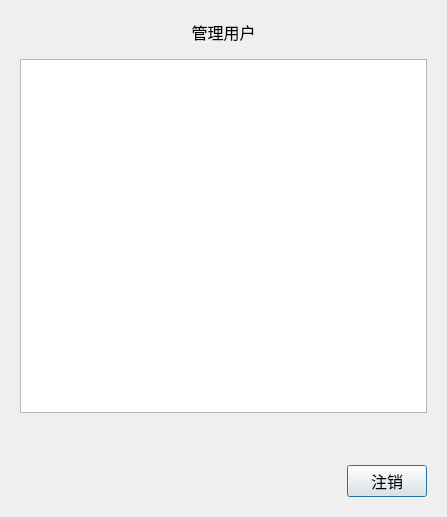
<?xml version="1.0" encoding="UTF-8"?>
<ui version="4.0">
 <class>UserDialog</class>
 <widget class="QDialog" name="UserDialog">
  <property name="geometry">
   <rect>
    <x>0</x>
    <y>0</y>
    <width>447</width>
    <height>517</height>
   </rect>
  </property>
  <property name="windowTitle">
   <string>Dialog</string>
  </property>
  <layout class="QVBoxLayout" name="verticalLayout">
   <property name="spacing">
    <number>15</number>
   </property>
   <property name="leftMargin">
    <number>20</number>
   </property>
   <property name="topMargin">
    <number>20</number>
   </property>
   <property name="rightMargin">
    <number>20</number>
   </property>
   <property name="bottomMargin">
    <number>20</number>
   </property>
   <item>
    <widget class="QLabel" name="label">
     <property name="font">
      <font>
       <family>微软雅黑</family>
       <pointsize>12</pointsize>
      </font>
     </property>
     <property name="text">
      <string>管理用户</string>
     </property>
     <property name="alignment">
      <set>Qt::AlignCenter</set>
     </property>
    </widget>
   </item>
   <item>
    <widget class="QListWidget" name="listWidget">
     <property name="font">
      <font>
       <family>微软雅黑</family>
       <pointsize>12</pointsize>
      </font>
     </property>
     <property name="editTriggers">
      <set>QAbstractItemView::NoEditTriggers</set>
     </property>
    </widget>
   </item>
   <item>
    <widget class="QLabel" name="label_tip">
     <property name="font">
      <font>
       <family>微软雅黑</family>
       <pointsize>11</pointsize>
      </font>
     </property>
     <property name="styleSheet">
      <string notr="true">color: rgb(255, 0, 0);</string>
     </property>
     <property name="text">
      <string> </string>
     </property>
     <property name="alignment">
      <set>Qt::AlignRight|Qt::AlignTrailing|Qt::AlignVCenter</set>
     </property>
    </widget>
   </item>
   <item>
    <layout class="QHBoxLayout" name="horizontalLayout">
     <item>
      <spacer name="horizontalSpacer">
       <property name="orientation">
        <enum>Qt::Horizontal</enum>
       </property>
       <property name="sizeHint" stdset="0">
        <size>
         <width>40</width>
         <height>20</height>
        </size>
       </property>
      </spacer>
     </item>
     <item>
      <widget class="QPushButton" name="pushButton">
       <property name="font">
        <font>
         <family>微软雅黑</family>
         <pointsize>12</pointsize>
        </font>
       </property>
       <property name="text">
        <string>注销</string>
       </property>
      </widget>
     </item>
    </layout>
   </item>
  </layout>
 </widget>
 <resources/>
 <connections/>
</ui>
